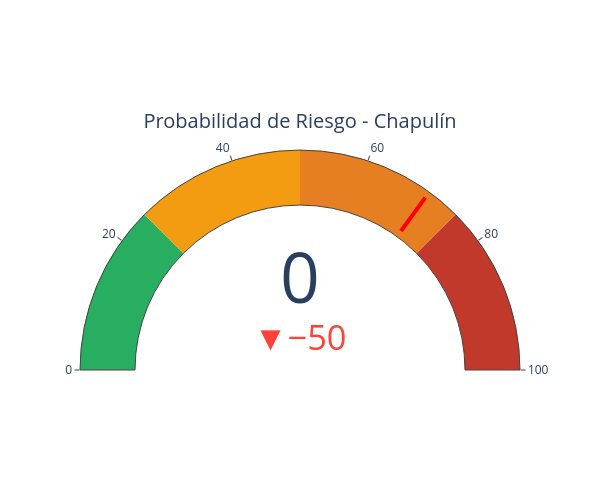

The notebook cell saved with this chart:
### Markdown cell above
## 3. GRÁFICAS INTERACTIVAS

**Visualización 1:** Gauge (indicador de riesgo)

### Code cell
print("\n" + "="*70)
print("3. GRÁFICAS INTERACTIVAS")
print("="*70)

# GRÁFICA 1: GAUGE (Indicador de riesgo)
fig1 = go.Figure(data=[go.Indicator(
    mode="gauge+number+delta",
    value=probabilidad * 100,
    title={'text': "Probabilidad de Riesgo - Chapulín"},
    delta={'reference': 50},
    gauge={
        'axis': {'range': [0, 100]},
        'bar': {'color': '#E74C3C'},
        'steps': [
            {'range': [0, 25], 'color': '#27AE60'},      # Verde
            {'range': [25, 50], 'color': '#F39C12'},     # Naranja
            {'range': [50, 75], 'color': '#E67E22'},     # Naranja oscuro
            {'range': [75, 100], 'color': '#C0392B'}     # Rojo
        ],
        'threshold': {
            'line': {'color': 'red', 'width': 4},
            'thickness': 0.75,
            'value': 70
        }
    }
)])

fig1.update_layout(
    height=500,
    width=600,
    template='plotly_white'
)

fig1.show()
os.makedirs("../reports", exist_ok=True)
fig1.write_html("../reports/07_gauge_riesgo_hoy.html")
print("✓ Gráfica 1 guardada: 07_gauge_riesgo_hoy.html")

### Figure 1 — Plotly figure (JSON) as saved in the notebook; plotly's stock layout.template omitted (floating-point values rounded to 4 significant figures)
{"data": [{"delta": {"reference": 50}, "gauge": {"axis": {"range": [0, 100]}, "bar": {"color": "#E74C3C"}, "steps": [{"color": "#27AE60", "range": [0, 25]}, {"color": "#F39C12", "range": [25, 50]}, {"color": "#E67E22", "range": [50, 75]}, {"color": "#C0392B", "range": [75, 100]}], "threshold": {"line": {"color": "red", "width": 4}, "thickness": 0.75, "value": 70}}, "mode": "gauge+number+delta", "title": {"text": "Probabilidad de Riesgo - Chapulín"}, "value": 0.04277, "type": "indicator"}], "layout": {"height": 500, "width": 600}}
